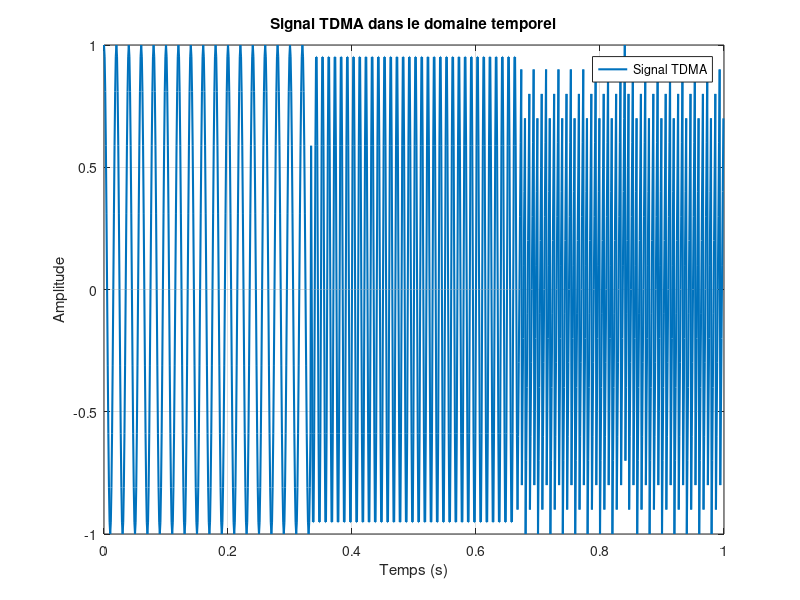
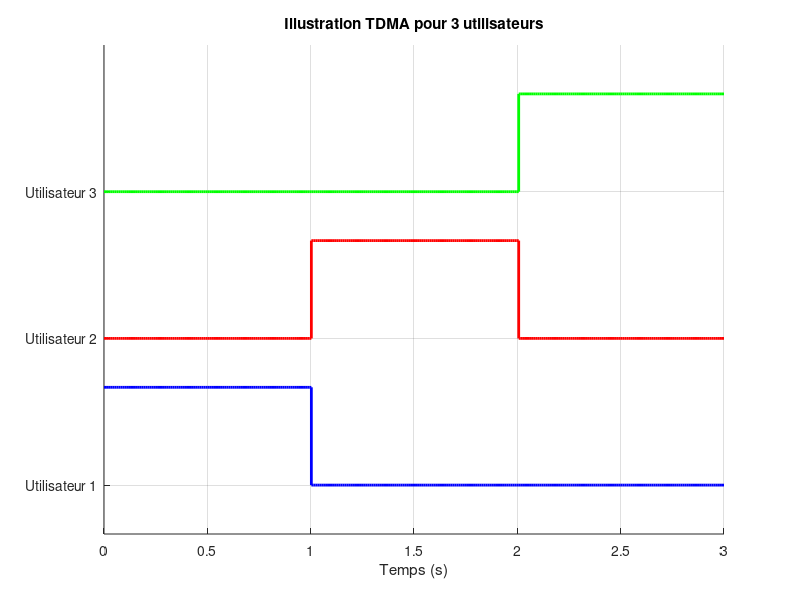

Reproduce these figures in MATLAB, in order.
clc; clear; close all;

%% === Premi?re figure : Signal TDMA combin? (cos/sin/triangle) ===
Fs = 1000;             % Fr?quence d'?chantillonnage (Hz)
T = 1;                 % Dur?e totale d'une trame (1 seconde)
t = 0:1/Fs:T-1/Fs;     % Vecteur temps

N_users = 3;                     % Nombre d'utilisateurs
slot_duration = T / N_users;     % Dur?e de chaque slot temporel

% Initialiser le signal TDMA
signal_TDMA = zeros(size(t));

% D?finir les signaux des utilisateurs
user_signals = {
    @(t) cos(2*pi*50*t);          % Utilisateur 1
    @(t) sin(2*pi*100*t);         % Utilisateur 2
    @(t) sawtooth(2*pi*150*t);    % Utilisateur 3
};

% Cr?ation du signal TDMA combin?
for user = 1:N_users
    slot_start = (user-1)*slot_duration;
    slot_end = user*slot_duration;
    
    slot_idx = (t >= slot_start) & (t < slot_end);
    signal_TDMA(slot_idx) = user_signals{user}(t(slot_idx));
end

% Affichage du signal combin?
figure;
plot(t, signal_TDMA, 'LineWidth', 1.5);
title('Signal TDMA dans le domaine temporel');
xlabel('Temps (s)');
ylabel('Amplitude');
grid on;
legend('Signal TDMA');

%% === Deuxi?me figure : Structure TDMA (slots carr?s) ===
N_users = 3;           % Nombre d'utilisateurs
T_slot = 1;            % Dur?e d'un slot temporel (en secondes)
N_slots = 3;           % Nombre total de slots
fs = 100;              % Fr?quence d'?chantillonnage
T_total = N_slots * T_slot;

% Vecteur temps
t = linspace(0, T_total, T_total*fs);

% Initialiser les signaux utilisateurs
signals = zeros(N_users, length(t));

% G?n?rer les signaux TDMA par utilisateur
for user = 1:N_users
    idx_start = round((user-1)*T_slot*fs) + 1;
    idx_end = round(user*T_slot*fs);
    signals(user, idx_start:idx_end) = 1;
end

% Affichage structure TDMA
figure;
hold on;
colors = ['b', 'r', 'g'];

for user = 1:N_users
    stairs(t, signals(user,:) + (user-1)*1.5, 'Color', colors(user), 'LineWidth', 2);
end

set(gca, 'YTick', 0:1.5:(N_users-1)*1.5);
set(gca, 'YTickLabel', arrayfun(@(x) sprintf('Utilisateur %d', x), 1:N_users, 'UniformOutput', false));
xlabel('Temps (s)');
title('Illustration TDMA pour 3 utilisateurs');
grid on;
ylim([-0.5, N_users*1.5]);
hold off;
